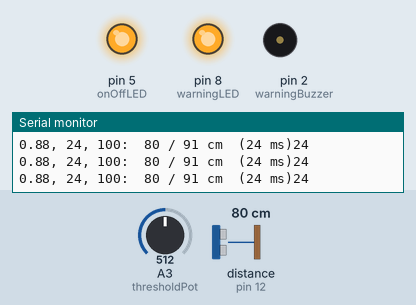
Simulated run of this sketch. Board: Arduino Uno, built with avr-gcc and run on an emulated ATmega328P. Parts: output pins drawn as LEDs (lit = HIGH), buzzer (waves = sounding), the last lines printed to the serial monitor. The inputs (shaded band) are chosen by the test bench; at power-on: distance to the obstacle (sensor on pin 12) 80 cm, A3 (thresholdPot) = 512. The echo pulse lasts 58.3 µs per cm.

Above: at 1.2 s.
1.3 s: distance to the obstacle (sensor on pin 12) set to 87 cm
4.3 s: distance to the obstacle (sensor on pin 12) set to 93 cm
At 5.1 s:
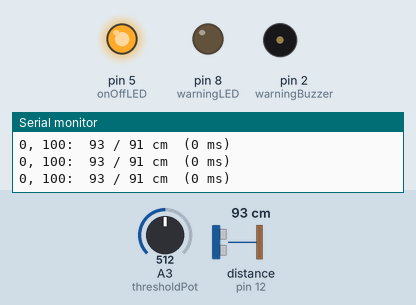
6.0 s: A3 (thresholdPot) set to 543
7.5 s: A3 (thresholdPot) set to 562
At 7.69 s:
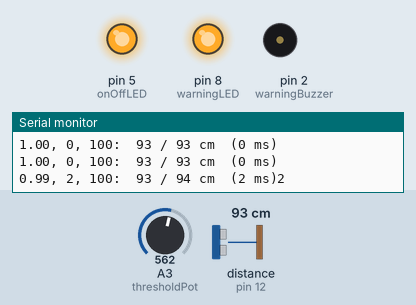
10.5 s: distance to the obstacle (sensor on pin 12) set to 60 cm
13.5 s: A3 (thresholdPot) set to 971
16.5 s: A3 (thresholdPot) set to 1003
Timing chart, 0 to 20.5 s (numbered marks = the images above; inputs shaded):
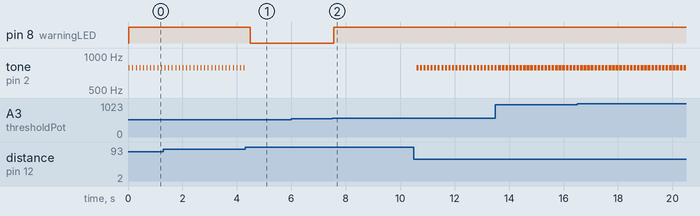

Measured:
- the behaviour switches between 90 and 91 cm on distance to the obstacle (sensor on pin 12) (found by bisection; images 0 and 1)
- the behaviour switches between 553 and 554 on A3 (thresholdPot) (found by bisection; images 1 and 2)
- after the input at 4.3 s, pin 8 (warningLED): HIGH → LOW after 0.19 s; tone on pin 2 (warningBuzzer): stops changing and stays silent
- after the input at 7.5 s, pin 8 (warningLED): LOW → HIGH after 0.06 s
- after the input at 10.5 s, tone on pin 2 (warningBuzzer): alternates 784 Hz for 0.07 s and silent for 0.06 s, starting after 0.10 s
- by itself, tone on pin 2 (warningBuzzer): alternates 784 Hz for 0.01 s and silent for 0.12 s

The sketch:

Wall_Sensor_0.1.3.ino
```cpp
#include "SR04.h"
#include "pitches.h"

/*      Wall Sensor v0.1.03
 *
 *
 */

// Pin Numbers
int onOffLED = 5;
int warningBuzzer = 2;
int ussTrigPin = 12;
int ussEchoPin = 11;
int warningLED = 8;
int thresholdPot = A3;

// System Settings
int minThreshold = 61;      //in cm
int maxThreshold = 122;     //in cm
int cycleTime = 100;        //in ms

// Instantiate Sensor Object
SR04 usSensor = SR04(ussEchoPin,ussTrigPin);

//
//
// Setup
void setup() {
  Serial.begin(9600);

  pinMode(onOffLED, OUTPUT);
  pinMode(warningBuzzer, OUTPUT);
  pinMode(warningLED, OUTPUT);
  pinMode(thresholdPot, INPUT);

  digitalWrite(onOffLED, HIGH);
}

//
//
// beepCalc

float beepCalc (float dist, float threshold) {
  float a = dist/threshold;
  if (dist < .5 * threshold) {
    return 1;
  } else if (dist > threshold) {
    return 0;
  } else {
    Serial.print(a);
    Serial.print(", ");
    return pow((-2 * dist/threshold) + 2, 1);
  }
}

//
//
// Main Loop
void loop() {
  int dist = usSensor.Distance();
  int threshold = minThreshold + ((maxThreshold - minThreshold) * (float(analogRead(thresholdPot))/1023.00));
  int beepLength;
  beepLength = cycleTime * beepCalc(dist, threshold);
  Serial.print(beepLength);
  Serial.print(", ");
  Serial.print(cycleTime);
  Serial.print(":  ");

  Serial.print(dist);
  Serial.print(" / ");
  Serial.print(threshold);
  Serial.print(" cm  (");
  Serial.print(beepLength);
  Serial.print(" ms)");

  if (dist < threshold){
    //Serial.print(", S");
    digitalWrite(warningLED, HIGH);
    //Serial.print(", L");
    tone(warningBuzzer, NOTE_G5, beepLength);
    //Serial.print(", B");
    Serial.print(beepLength);
    delay(cycleTime);
    //Serial.print(", D");
    //noTone(warningBuzzer);
    //'Serial.print(", N");
  }
  else {
    noTone (warningBuzzer);
    delay(cycleTime);
    digitalWrite(warningLED, LOW);
  }
  Serial.println("");
}
```
